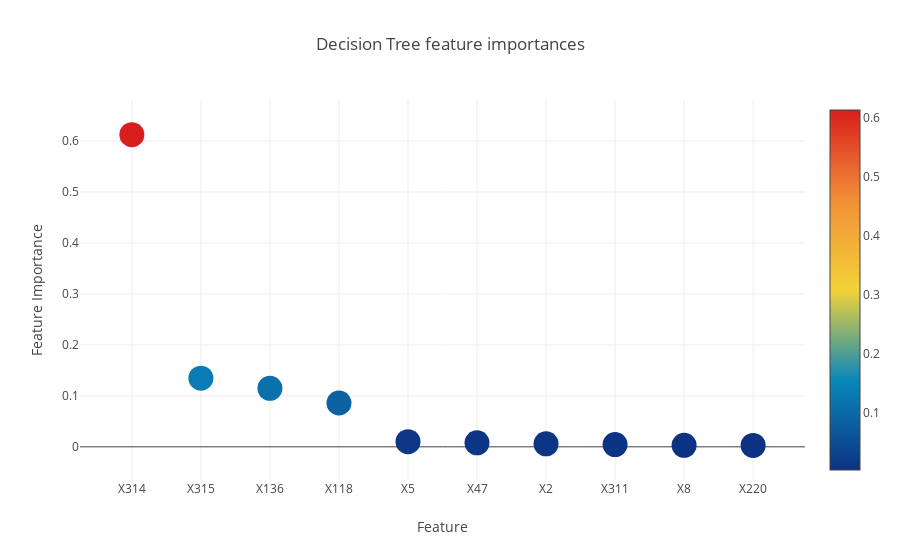

Notebook cell for this chart:
### Code cell
#scatter plot for decision tree importances
trace = go.Scatter(
    y = dt_feature.importance.values[0:10],
    x = dt_feature.index[0:10],
    mode = 'markers',
    marker = dict(
    sizemode = 'diameter',
        sizeref=1,
        size=25,
        color=dt_feature.importance.values[0:10],
        colorscale = "Portland",
        showscale = True
    ),
    text = dt_feature.index[0:10]
)
data = [trace]

layout = go.Layout(
    autosize = True,
    title = 'Decision Tree feature importances',
    hovermode = 'closest',
    showlegend = False,
    yaxis_title = "Feature Importance",
    xaxis_title = "Feature"
)
fig = go.Figure(data=data, layout=layout)
py.iplot(fig,filename='scatter_merc')

### Figure 1 — Plotly figure (JSON) as saved in the notebook; plotly's stock layout.template omitted (floating-point values rounded to 4 significant figures)
{"data": [{"marker": {"color": [0.6125, 0.1346, 0.1148, 0.08595, 0.01015, 0.007738, 0.005885, 0.004386, 0.002923, 0.002831], "colorscale": "Portland", "showscale": true, "size": 25, "sizemode": "diameter", "sizeref": 1}, "mode": "markers", "text": ["X314", "X315", "X136", "X118", "X5", "X47", "X2", "X311", "X8", "X220"], "type": "scatter", "uid": "8a178cb9-5103-43c1-b8c4-9eeaaefbb240", "x": ["X314", "X315", "X136", "X118", "X5", "X47", "X2", "X311", "X8", "X220"], "y": [0.6125, 0.1346, 0.1148, 0.08595, 0.01015, 0.007738, 0.005885, 0.004386, 0.002923, 0.002831]}], "layout": {"autosize": true, "hovermode": "closest", "showlegend": false, "title": {"text": "Decision Tree feature importances"}, "xaxis": {"title": {"text": "Feature"}}, "yaxis": {"title": {"text": "Feature Importance"}}}}
